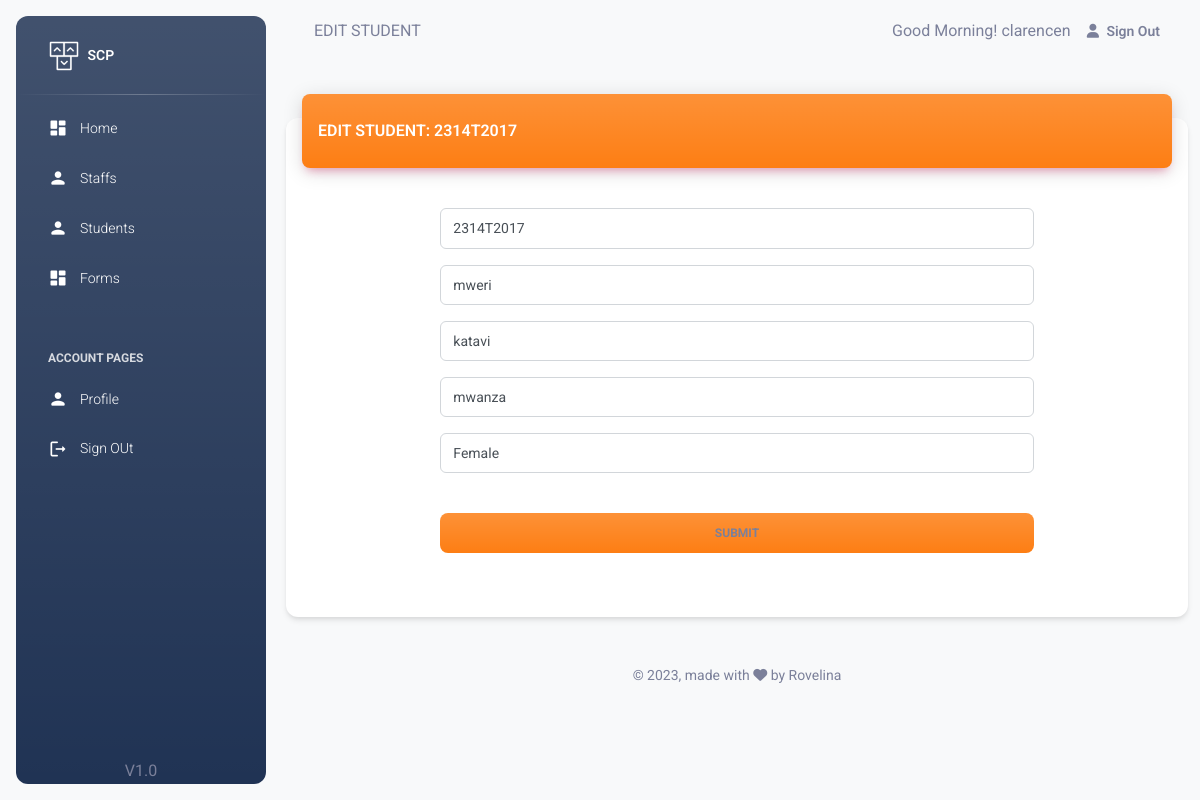
Screenshot of /pages/staff/edit_student.php?id=2314T2017 (signed in) with the database file from the repository.
### tables this page shows
CREATE TABLE `staff` (
  `staff_number` varchar(50) NOT NULL,
  `first_name` varchar(50) NOT NULL,
  `middle_name` varchar(50) NOT NULL,
  `staff_role` int(11) NOT NULL,
  `email` varchar(50) NOT NULL,
  `password` varchar(250) NOT NULL,
  `last_name` varchar(50) NOT NULL,
  `department` int(11) NOT NULL,
  `title` varchar(50) NOT NULL
);

CREATE TABLE `student` (
  `student_number` varchar(50) NOT NULL,
  `user_name` varchar(50) NOT NULL,
  `password` varchar(250) NOT NULL,
  `first_name` varchar(50) NOT NULL,
  `middle_name` varchar(50) NOT NULL,
  `last_name` varchar(50) NOT NULL,
  `gender` int(11) NOT NULL,
  `department` int(11) NOT NULL,
  `completion_year` int(11) NOT NULL,
  `image` varchar(100) NOT NULL
);

### classes/Account.php (called while the page is built, shortened)
<?php
 class Account {
    public function staff_session_detail($sessin_id)
    {
        try{
            $db = getDB();
            $stmt = $db->prepare("SELECT staff_role,first_name,middle_name,last_name FROM staff WHERE staff_number=:staff_number");
            $stmt->bindParam("staff_number", $sessin_id,PDO::PARAM_STR);
            $stmt->execute();
            $data = $stmt->fetch(PDO::FETCH_OBJ);
            return $data;
        }
        catch(PDOException $e) {
            echo '{"error":{"text":'. $e->getMessage() .'}}';
        }
    }
 }
?>

### classes/Student.php (called while the page is built, shortened)
<?php
 class Student {
    public function get_all_gender()
    {
        try{
            $db = getDB();
            $stmt = $db->prepare("SELECT *  FROM gender ");
            $stmt->execute();
            $data = $stmt->fetchAll();
            return $data;
        }
        catch(PDOException $e) {
            echo '{"error":{"text":'. $e->getMessage() .'}}';
        }
    }
    public function get_student($id)
    {
        try{
            $db = getDB();
            $stmt = $db->prepare("SELECT * FROM student std
             inner join gender gnd on gnd.gender_id = std.gender
             WHERE student_number=:student_number");
            $stmt->bindParam("student_number", $id,PDO::PARAM_STR);
            $stmt->execute();
            $data = $stmt->fetch(PDO::FETCH_OBJ);
            return $data;
        }
        catch(PDOException $e) {
            echo '{"error":{"text":'. $e->getMessage() .'}}';
        }
    }
 }
?>

### pages/staff/edit_student.php (the view, shortened to what this page needs)
<?php
    include('../session.php');
    $page_tittle = "EDIT STUDENT ";
    $SessinUser=$account_class->staff_session_detail($login_session_id);
    $genders=$student_class->get_all_gender();
    $id =$_GET['id'];
    $StudentData=$student_class->get_student($id);
?>
<!DOCTYPE html>
<html lang="en">
  <head>
    <?php include 'head.php';?>
  </head>
  <body class="g-sidenav-show  bg-gray-100">
    <?php include 'aside.php';?>
    <main class="main-content border-radius-lg ">
      <?php include 'navbar.php';?>
      <div class="container-fluid py-4">
        <div class="row">
          <div class="col-12">
            <div class="card my-4">
              <div class="card-header p-0 position-relative mt-n4 mx-3 z-index-2">
                <div style="background-color:#fd7e14" class="bg-gradient shadow-primary border-radius-lg pt-4 pb-3">
                  <div class="row">
                      <div class="col-6">
                        <h6 class="text-white  text-capitalize ps-3">EDIT STUDENT: <?php  echo $id;?> </h6>
                      </div>
                  </div>
                </div>
              </div>
              <div class="card-body px-0 pb-2">
                <div class="row">
                  <div class="col-2"></div>
                  <div class="col-8">
                    <form role="form" action="../actions/action_edit_student.php"  method="post"class="text-start">
                      <div class="input-group input-group-outline my-3">
                        <input type="text" placeholder="Student Number"  required readonly value ="<?php  echo $id;?>"  name="student_number"class="form-control">
                      </div>
                      <div class="input-group input-group-outline my-3">
                        <input type="text"  required placeholder="Firs Name"  value ="<?php  echo $StudentData->first_name;?>" name="first_name" class="form-control">
                      </div>
                      <div class="input-group input-group-outline mb-3">
                        <input type="text"   placeholder="Middle Name " value ="<?php  echo $StudentData->middle_name;?>" required name="middle_name" class="form-control">
                      </div>
                      <div class="input-group input-group-outline mb-3">
                        <input type="text"   placeholder=" Last Name " required value ="<?php  echo $StudentData->last_name;?>" name="last_name" class="form-control">
                      </div>
                      <div class="input-group input-group-outline mb-3">
                        <select class="form-control" name="gender"  required>
                            <?php
                              $selected_value = $StudentData->gender;
                              foreach ($genders as $gender) {
                                $selected = ($gender['type_id'] == $selected_value) ? 'selected' : '';
                                echo "<option value='{$gender['gender_id']}' $selected>{$gender['gender_name']}</option>";
                              }
                            ?>
                        </select>
                      </div>
                      <div class="text-center">
                        <button style="background-color:#fd7e14"  type="submit" name="Submit"  class="btn bg-gradient w-100 my-4 mb-2">Submit</button>
                      </div>
                    </form>
                  </div>
                  <div class="col-2"></div>
                </div>
              </div>
              <div class="card-footer">
              </div>
            </div>
          </div>
        </div>
        <?php include 'footer.php';?>
      </div>
    </main>
  </body>
</html>

### pages/staff/navbar.php
<nav class="navbar navbar-main navbar-expand-lg px-0 mx-4 shadow-none border-radius-xl" id="navbarBlur" data-scroll="true">
  <div class="container-fluid py-1 px-3">
    <nav aria-label="breadcrumb">
      <?php echo $page_tittle;?>
    </nav>
    <div class="collapse navbar-collapse mt-sm-0 mt-2 me-md-0 me-sm-4" id="navbar">
      <div class="ms-md-auto pe-md-3 d-flex align-items-center">
      <?php
        $current_hour = date('H');
        if ($current_hour >= 5 && $current_hour < 12) {
            echo "Good Morning! ". $SessinUser->first_name;
        } elseif ($current_hour >= 12 && $current_hour < 18) {
            echo "Good Afternoon! ". $SessinUser->first_name;
        } else {
            echo "Good Evening! ". $SessinUser->first_name;
        }
      ?>
      </div>
      <ul class="navbar-nav  justify-content-end">
        <li class="nav-item d-flex align-items-center">
           <?php include '../sign_out_link.php';?>
        </li>
      </ul>
    </div>
  </div>
</nav>

### rows the page displays
staff: first_name "clarencen"
student: first_name "mweri", middle_name "katavi", last_name "mwanza"

### other values shown
$page_tittle "EDIT STUDENT"
$id "2314T2017"
form field gender "Female"
